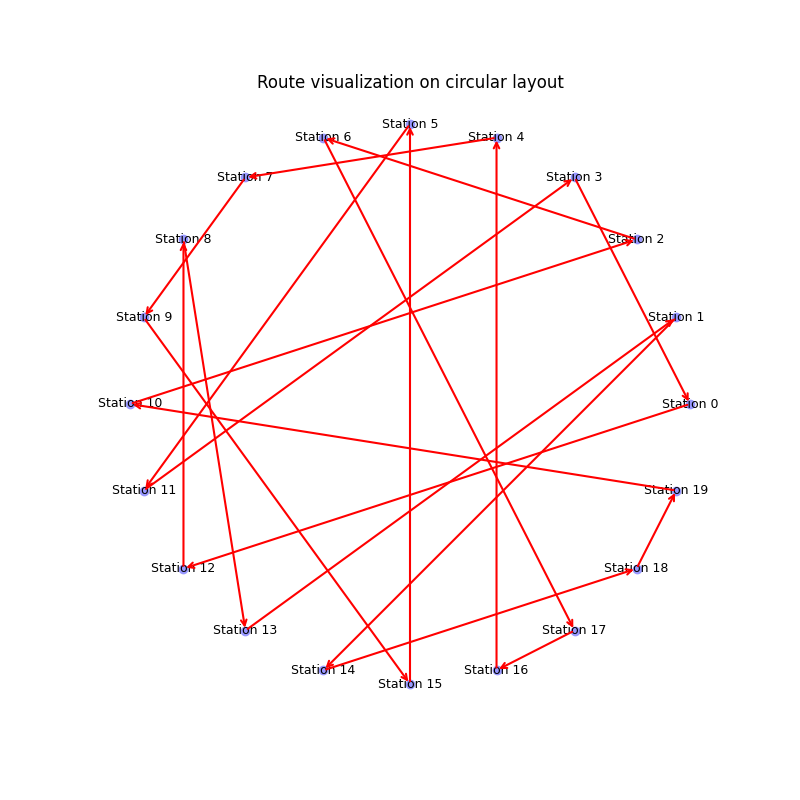

Write the Python code that produced this figure.
import numpy as np
import matplotlib.pyplot as plt


#Defining the cost matrix
cost_matrix_str= """
0,225,110,8,257,22,83,231,277,243,94,30,4,265,274,250,87,83,271,86
255,0,265,248,103,280,236,91,3,87,274,265,236,8,24,95,247,259,28,259
87,236,0,95,248,110,25,274,250,271,9,244,83,250,248,280,29,26,239,7
8,280,83,0,236,28,91,239,280,259,103,23,6,280,244,259,95,87,230,84
268,87,239,271,0,244,275,9,84,25,244,239,275,83,110,24,274,280,84,274
21,265,99,29,259,0,99,230,265,271,87,5,22,239,236,250,87,95,271,91
95,236,28,91,247,93,0,247,259,244,27,91,87,268,275,280,7,8,240,27
280,83,250,261,4,239,230,0,103,24,239,261,271,95,87,21,274,255,110,280
247,9,280,274,84,255,259,99,0,87,255,274,280,3,27,83,259,244,28,274
230,103,268,275,23,244,264,28,83,0,268,275,261,91,95,8,277,261,84,247
87,239,9,103,261,110,29,255,239,261,0,259,84,239,261,242,24,25,242,5
30,255,95,30,247,4,87,274,242,255,99,0,24,280,274,259,91,83,247,91
8,261,83,6,255,29,103,261,247,242,110,29,0,261,244,230,87,84,280,100
242,8,259,280,99,242,244,99,3,84,280,236,259,0,27,95,274,261,24,268
274,22,250,236,83,261,247,103,22,91,250,236,261,25,0,103,255,261,5,247
244,91,261,255,28,236,261,29,103,9,242,261,244,87,110,0,242,236,95,259
84,236,27,99,230,83,7,259,230,230,22,87,93,250,255,247,0,9,259,24
91,242,28,87,250,110,6,271,271,255,27,103,84,250,271,244,5,0,271,29
261,24,250,271,84,255,261,87,28,110,250,248,248,22,3,103,271,248,0,236
103,271,8,91,255,91,21,271,236,271,7,250,83,247,250,271,22,27,248,0
"""

cost_matrix = np.array([[int(x) for x in line.split(",")] for line in cost_matrix_str.strip().split("\n")])


#New Route Cost Function
def total_cost(route, cost_matrix):
    cost = 0
    for i in range(len(route) - 1):
        cost += cost_matrix[route[i], route[i+1]]
    # Add cost to return to start
    cost += cost_matrix[route[-1], route[0]]
    return cost


#Route Proposal
def propose(route):
    """Swap two randomly chosen cities."""
    i, j = np.random.choice(len(route), 2, replace=False)
    new_route = route.copy()
    new_route[i], new_route[j] = new_route[j], new_route[i]
    return new_route

#Cooling Schedule
def cooling_schedule(k, method="sqrt"):
    if method == "sqrt":
        return 1 / np.sqrt(1 + k)
    elif method == "log":
        return 1 / np.log(2 + k)
    else:
        raise ValueError("Unknown cooling schedule.")

#New Simulated Annealing
def simulated_annealing(cost_matrix, max_iter=10000, cooling='sqrt'):
    n = cost_matrix.shape[0]
    current_route = list(np.random.permutation(n))
    current_cost = total_cost(current_route, cost_matrix)
    best_route = current_route[:]
    best_cost = current_cost

    for k in range(max_iter):
        # Propose new route by swapping two cities
        new_route = current_route[:]
        i, j = np.random.choice(n, 2, replace=False)
        new_route[i], new_route[j] = new_route[j], new_route[i]

        new_cost = total_cost(new_route, cost_matrix)

        # Compute temperature
        if cooling == 'sqrt':
            T = 1 / np.sqrt(k + 1)
        elif cooling == 'log':
            T = -np.log(k + 1) if k + 1 > 1 else 1
        else:
            T = 1 / np.sqrt(k + 1)  # default

        # Acceptance probability
        delta = new_cost - current_cost
        if delta < 0 or np.random.rand() < np.exp(-delta / T):
            current_route = new_route
            current_cost = new_cost
            if current_cost < best_cost:
                best_cost = current_cost
                best_route = current_route

    return best_route, best_cost


#Visualisation
def plot_route(route, station_names):
    n = len(route)
    angles = np.linspace(0, 2 * np.pi, n, endpoint=False)
    
    # Coordinates on a circle
    x = np.cos(angles)
    y = np.sin(angles)
    
    fig, ax = plt.subplots(figsize=(8,8))
    ax.set_aspect('equal')
    
    # Plot stations
    for i, (xi, yi) in enumerate(zip(x, y)):
        ax.plot(xi, yi, 'o', color='blue')
        ax.text(xi, yi, station_names[i], fontsize=9,
                ha='center', va='center',
                bbox=dict(facecolor='white', edgecolor='none', alpha=0.6, pad=1))
    
    # Draw arrows for the route
    for i in range(n):
        start_idx = route[i]
        end_idx = route[(i+1) % n]  # wrap around to start
        
        start_x, start_y = x[start_idx], y[start_idx]
        end_x, end_y = x[end_idx], y[end_idx]
        
        # Draw arrow with a small offset so arrows don't overlap the nodes exactly
        ax.annotate("",
                    xy=(end_x, end_y), xycoords='data',
                    xytext=(start_x, start_y), textcoords='data',
                    arrowprops=dict(arrowstyle="->", color='red', lw=1.5),
                    )

    ax.set_title("Route visualization on circular layout")
    ax.axis('off')
    plt.savefig('7.1b.png')
    plt.show()


if __name__ == "__main__":
    best_route, best_cost = simulated_annealing(cost_matrix, max_iter=10000, cooling='sqrt')
    station_names = [f"Station {i}" for i in range(cost_matrix.shape[0])]
    named_route = [station_names[i] for i in best_route]
    print("Best route found:")
    print(" -> ".join(named_route))
    print(f"Total cost: {best_cost:.2f}")
    plot_route(best_route, station_names)
